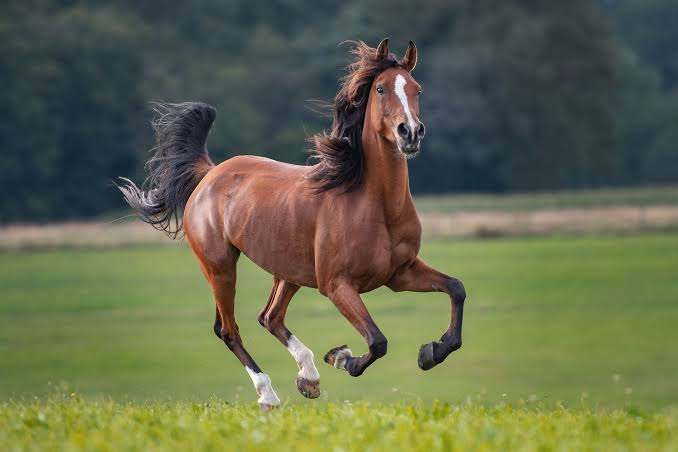
#> input picture images2.jpeg, 678 x 452 px
$ python -i temp.py   (imports and definitions only)
#> lines starting #> are read from the running program, lines starting #| are printed output that depends on the picture
#> in convert_image_to_ascii, image is the input picture: PIL image 678x452 RGB; mean R, G, B 100.5, 105.6, 77.2
from PIL import Image, ImageDraw, ImageFont, ExifTags
import json

def correct_image_orientation(image):
    try:
        for orientation in ExifTags.TAGS.keys():
            if ExifTags.TAGS[orientation] == 'Orientation':
                break
        exif = dict(image._getexif().items())

        if exif[orientation] == 3:
            image = image.rotate(180, expand=True)
        elif exif[orientation] == 6:
            image = image.rotate(270, expand=True)
        elif exif[orientation] == 8:
            image = image.rotate(90, expand=True)

    except (AttributeError, KeyError, IndexError):
        pass

    return image

def scale_image(image, new_width=200):  # Aumenta el ancho para más detalle
#> called with new_width = 200
    (original_width, original_height) = image.size
#> original_width = 678; original_height = 452
    aspect_ratio = original_height/float(original_width)
#> aspect_ratio = 0.667
    new_height = int(aspect_ratio * new_width)
#> new_height = 133
    new_image = image.resize((new_width, new_height))
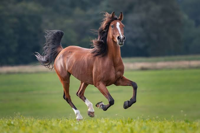
#> new_image: PIL image 200x133 RGB; mean R, G, B 100.5, 105.6, 77.2
    return new_image

def grayscale_image(image):
    return image.convert("L")
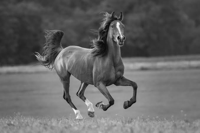
#> returned value: PIL image 200x133 L; min 3, max 250, mean 100.8

def map_pixels_to_ascii(image, range_width=10):  # Reduce el rango para más detalle
#> called with range_width = 10
    ascii_str = ''
    ascii_chars = '@%#*+=-:. '  # Puedes experimentar con diferentes caracteres
    for pixel_value in image.getdata():
        ascii_str += ascii_chars[(pixel_value//range_width) % len(ascii_chars)]
#> this loop made 26600 passes
#> (pixel_value, ascii_str) on passes 1 to 3: (50, '='), (50, '=='), (52, '===')
    return ascii_str

def convert_image_to_ascii(image_path):
    try:
        image = Image.open(image_path)
        image = correct_image_orientation(image)
    except Exception as e:
        print(e)
        return
    image = scale_image(image)
    image = grayscale_image(image)
    ascii_str = map_pixels_to_ascii(image)
    return "\n".join(ascii_str[i:(i+image.width)] for i in range(0, len(ascii_str), image.width))

def save_ascii_to_image(ascii_str, font_path='arial.ttf', font_size=5):  # Reduce el tamaño de la fuente para más detalle
    ascii_lines = ascii_str.split("\n")
    image = Image.new('RGB', (len(ascii_lines[0])*font_size, len(ascii_lines)*font_size), 'white')
    draw = ImageDraw.Draw(image)
    font = ImageFont.load_default()
    for i, line in enumerate(ascii_lines):
        draw.text((0, i*font_size), line, fill='black', font=font)
    image.save('ascii_art2.png')

>>> result = convert_image_to_ascii('images2.jpeg')
